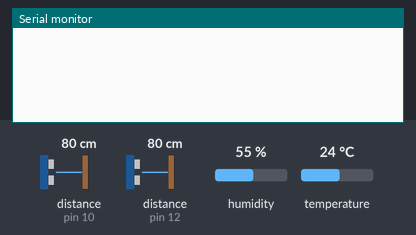
Recording of a sketch running on a simulated Arduino Uno, built with avr-gcc and run on an emulated ATmega328P. Parts: the last lines printed to the serial monitor. Wiring (inferred from the names in the program): 2 × ultrasonic range finder: trigger pin 9, echo pin 10 / trigger pin 11, echo pin 12. The test bench sets the inputs (shaded band); at power-on: distance to the obstacle (sensors on pin 10, pin 12) 80 cm, temperature 24 °C, humidity 55 %. The echo pulse lasts 58.3 µs per cm.

Above: at 1.2 s.
1.3 s: distance to the obstacle (sensor on pin 10) set to 2 cm
At 1.37 s:
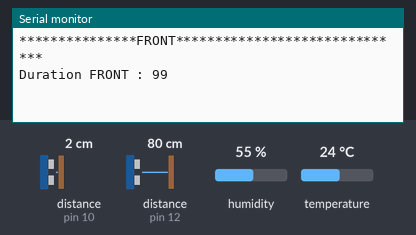
2.8 s: distance to the obstacle (sensor on pin 12) set to 2 cm
At 2.86 s:
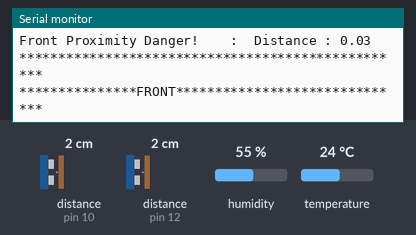
4.5 s: distance to the obstacle (sensor on pin 10) set to 4 cm
At 4.59 s:
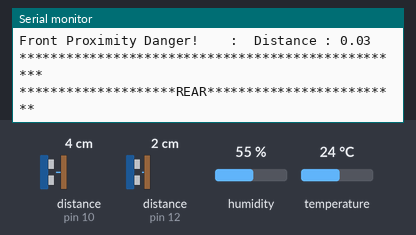
7.5 s: temperature set to 0 °C
At 7.71 s:
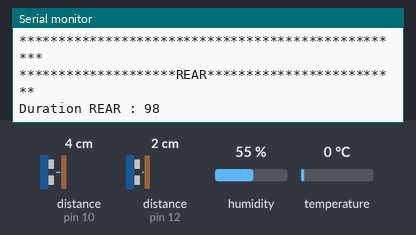
10.5 s: distance to the obstacle (sensor on pin 12) set to 18 cm
At 10.67 s:
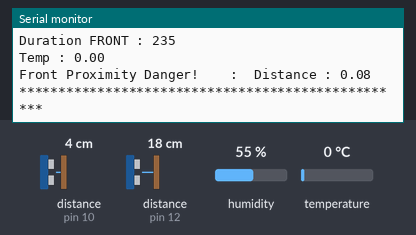
13.5 s: temperature set to 12 °C
At 13.55 s:
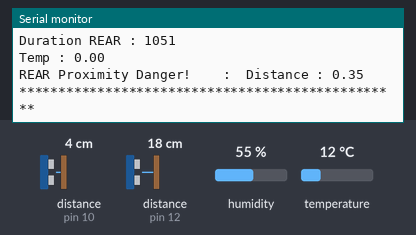
Timing chart, 0 to 16.5 s (numbered marks = the images above; inputs shaded):
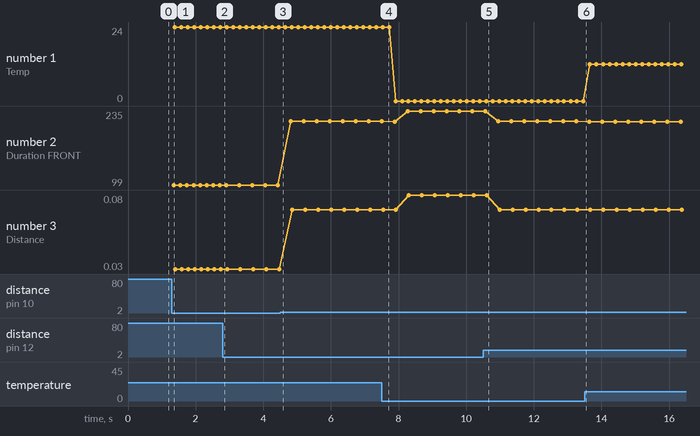

Measured:
- after the input at 1.3 s, the serial monitor: prints a new line at once (image 1)
- plotted number 1: 24 → 0 after the input at 7.5 s, 0 → 12 after the input at 13.5 s
- plotted number 2: 99 → 216 after the input at 4.5 s, 216 → 235 after the input at 7.5 s, 216 → 215 after the input at 13.5 s
- plotted number 3: 0.03 → 0.07 after the input at 4.5 s, 0.07 → 0.08 after the input at 7.5 s

The sketch:

Proximity_Sensing_System.ino
```cpp
/**
 * @author Wilson Chiviti
 * @Date : 11/04/2018
 *
 * HC-SR04, measures distances from 2 cm up to 4oo cm with an accuracy of ±3 mm.
 *
 * Ultrasonic range finders measure distance by emitting a pulse of ultrasonic
 * sound that travels through the air until it hits an object. When that pulse
 * of sound hits an object, it’s reflected off the object and travels back to
 * the ultrasonic range finder. The ultrasonic range finder measures how long
 * it takes the sound pulse to travel in its round trip journey from the sensor
 * and back. It then sends a signal to the Arduino with information about how
 * long it took for the sonic pulse to travel.
 *
 * Knowing the time it takes the ultrasonic pulse to travel back and forth to
 * the object, and also knowing the speed of sound, the Arduino can calculate
 * the distance to the object. The formula relating the speed of sound,
 * distance, and time traveled is:
 *
 * distance = speed * time
 *
 * The time variable is the time it takes for the ultrasonic pulse to leave
 * the sensor, bounce off the object, and return to the sensor. We actually
 * divide this time in half since we only need to measure the distance to the
 * object, not the distance to the object and back to the sensor. The speed
 * variable is the speed at which sound travels through air.
 *
 * The speed of sound in air changes with temperature and humidity. Therefore,
 * in order to accurately calculate distance, we’ll need to consider the ambient
 * temperature and humidity. The formula for the speed of sound in air with
 * temperature and humidity accounted for is:
 *
 * speed = 331.4 + (0.606 x Temprature) + (0.0124 x H)
 *
 * For example, at 20 °C and 50% humidity, sound travels at a speed of:
 *
 * speed = 331.4 + (0.606 x 20) + (0.0124 x 50)
 * speed = 344.02 m/s
 */

#include <Wire.h>
#include <DHT.h>
#include <DHT_U.h>

#define PROXIMITY_SYSTEM_ADDRESS    0xC5 //The Address that will be used by the I2C protocol

#define DHTPIN                      4 //pin for the digital temprature and humidity sensor

#define DHTTYPE                     DHT11 // type of dhtxx series to be used

#define ULTRASONIC_TRIG_PIN_FRONT        9

#define ULTRASONIC_ECHO_PIN_FRONT        10

#define ULTRASONIC_TRIG_PIN_REAR        11

#define ULTRASONIC_ECHO_PIN_REAR        12

#define MINIMUM_PROXIMAL_DISTANCE   1 //distance in metres which will be the minimum safest distances

float humidity; // humidity value from the dht11 sensor

float dht11temp; // temprature value from the dht11 sensor

boolean proximityFrontDanger = false;

float proximityFrontDistance;

boolean proximityRearDanger = false;

float proximityRearDistance;

unsigned int duration;

DHT dht11(DHTPIN,DHTTYPE );

void setup() {

  Wire.begin(PROXIMITY_SYSTEM_ADDRESS);

  Wire.onRequest(onRequestEventHandler);

  Serial.begin(9600);

  pinMode(ULTRASONIC_TRIG_PIN_FRONT, OUTPUT);

  pinMode(ULTRASONIC_ECHO_PIN_FRONT, INPUT);

  pinMode(ULTRASONIC_TRIG_PIN_REAR, OUTPUT);

  pinMode(ULTRASONIC_ECHO_PIN_REAR, INPUT);

}

void loop() {

  dht11temp = readDHT11Temp(dht11); //read the dht11 sensor values for temprature
  humidity = readDHT11Humidity(dht11);//read the dht11 sensor values for humidity

  digitalWrite(ULTRASONIC_TRIG_PIN_FRONT, LOW);
  delayMicroseconds(2);
  digitalWrite(ULTRASONIC_TRIG_PIN_FRONT, HIGH);
  delayMicroseconds(10);
  digitalWrite(ULTRASONIC_TRIG_PIN_FRONT, LOW);

  duration = pulseIn(ULTRASONIC_ECHO_PIN_FRONT, HIGH);
  //double durationInSeconds = duration / 1000000;
  double soundSpeed = 331.4 + (0.606 * dht11temp);// + (0.0124 * humidity);
  double distance = (soundSpeed * duration) / 1000000;

  if(distance < MINIMUM_PROXIMAL_DISTANCE){

    proximityFrontDanger = true;
    proximityFrontDistance = distance;

    Serial.println("***************FRONT******************************");
    Serial.print("Duration FRONT : ");
    Serial.println(duration);
    Serial.print("Temp : ");
    Serial.println(dht11temp);
    Serial.print("Front Proximity Danger!    :  Distance : ");
    Serial.println(proximityFrontDistance);
    Serial.println("**************************************************");

  }else{

    proximityFrontDanger = false;

  }

  digitalWrite(ULTRASONIC_TRIG_PIN_REAR, LOW);
  delayMicroseconds(2);
  digitalWrite(ULTRASONIC_TRIG_PIN_REAR, HIGH);
  delayMicroseconds(10);
  digitalWrite(ULTRASONIC_TRIG_PIN_REAR, LOW);

  duration = pulseIn(ULTRASONIC_ECHO_PIN_REAR, HIGH);
  //durationInSeconds = duration / 1000000;
  soundSpeed = 331.4 + (0.606 * dht11temp);// + (0.0124 * humidity);
  distance = (soundSpeed * duration) / 1000000;

  if(distance < MINIMUM_PROXIMAL_DISTANCE){

    proximityRearDanger = true;
    proximityRearDistance = distance;

    Serial.println("********************REAR*************************");
    Serial.print("Duration REAR : ");
    Serial.println(duration);
    Serial.print("Temp : ");
    Serial.println(dht11temp);
    Serial.print("REAR Proximity Danger!    :  Distance : ");
    Serial.println(proximityRearDistance);
    Serial.println("*************************************************");

  }else{

    proximityRearDanger = false;

  }
}

float readDHT11Temp (DHT dht){
  return dht.readTemperature();
}

float readDHT11Humidity(DHT dht){
  return dht.readHumidity();
}

void onRequestEventHandler(){

  if(proximityFrontDanger){

    Wire.write("F");
    String frontDistance = String(proximityFrontDistance);
    Wire.write(frontDistance.c_str());
    Wire.write(":");

  }else{

    Wire.write("F");
    Wire.write('?');
    Wire.write(":");

  }

  if(proximityRearDanger){

    Wire.write("R");
    String rearDistance = String(proximityRearDistance);
    Wire.write(rearDistance.c_str());
    Wire.write(";");

  }else{

    Wire.write("R");
    Wire.write('?');
    Wire.write(";");

  }

}
```
